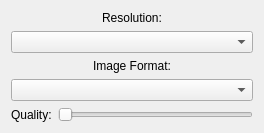
<?xml version="1.0" encoding="UTF-8"?>
<ui version="4.0">
 <class>ImageSettingsUi</class>
 <widget class="QFrame" name="ImageSettingsUi">
  <property name="geometry">
   <rect>
    <x>0</x>
    <y>0</y>
    <width>264</width>
    <height>129</height>
   </rect>
  </property>
  <property name="windowTitle">
   <string>Dialog</string>
  </property>
  <layout class="QGridLayout" name="gridLayout">
   <item row="4" column="0">
    <widget class="QLabel" name="label_7">
     <property name="text">
      <string>Quality:</string>
     </property>
    </widget>
   </item>
   <item row="4" column="1">
    <widget class="QSlider" name="imageQualitySlider">
     <property name="maximum">
      <number>4</number>
     </property>
     <property name="orientation">
      <enum>Qt::Horizontal</enum>
     </property>
    </widget>
   </item>
   <item row="0" column="0" colspan="2">
    <widget class="QLabel" name="label_8">
     <property name="text">
      <string>Resolution:</string>
     </property>
     <property name="scaledContents">
      <bool>true</bool>
     </property>
     <property name="alignment">
      <set>Qt::AlignCenter</set>
     </property>
     <property name="wordWrap">
      <bool>true</bool>
     </property>
    </widget>
   </item>
   <item row="1" column="0" colspan="2">
    <widget class="QComboBox" name="imageResolutionBox"/>
   </item>
   <item row="2" column="0" colspan="2">
    <widget class="QLabel" name="label_6">
     <property name="text">
      <string>Image Format:</string>
     </property>
     <property name="alignment">
      <set>Qt::AlignCenter</set>
     </property>
    </widget>
   </item>
   <item row="3" column="0" colspan="2">
    <widget class="QComboBox" name="imageCodecBox"/>
   </item>
  </layout>
 </widget>
 <resources/>
 <connections/>
</ui>
